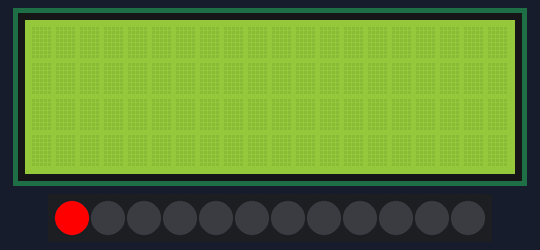
Simulated run of this program. Board: ESP32 board running MicroPython. Shown: 20×4 character LCD, 12 RGB LEDs in strip order, left to right. Library files of the repository ran but are not shown: lcd_api.py; what the program prints to the serial console is not drawn.

Above: at 0.1 s.

The program:

testfil.py
```python
import machine, neopixel
import time
import math
from machine import Pin
from machine import PWM
from time import sleep_ms,sleep
from gpio_lcd import GpioLcd
lcd = GpioLcd(rs_pin=Pin(27), enable_pin=Pin(25), # Definerer vores LCD så den kan bruges.
                d4_pin=Pin(33), d5_pin=Pin(32),
                  d6_pin=Pin(21), d7_pin=Pin(22),
                    num_lines=4, num_columns=20)

def hex_til_rgb(hex_farve): # Funktion for at omstille HEX til RGB farvekode.
    hex_farve = hex_farve.strip('#')
    rgb_liste = []
    for i in range(0, 6, 2):
        rgb_liste.append(int(hex_farve[i:i + 2], 16))
    return tuple(rgb_liste)

# number of pixels
n = 12
# strip control gpio
p = 26
np = neopixel.NeoPixel(machine.Pin(p), n)
# set single pixel (1st pixel = index [0]) to red color
np[0] = (255, 0, 0)
np.write()
time.sleep(1)


def px012(r, g , b): # definition at tænde lamper 8-11
    for i in range(0,12):
        np[i] = (r, g , b)
        np.write()

def procent(slider, r , g , b):
    procentR = float(slider) * int(r)
    procentG = float(slider) * int(g)
    procentB = float(slider) * int(b)
    procentR = math.floor(procentR)
    procentG = math.floor(procentG)
    procentB = math.floor(procentB)
    print(procentR,procentG,procentB)

while True:
    procent(0.8, 100 , 220 , 110)
    sleep_ms(500)
```

gpio_lcd.py
```python
"""Implements a HD44780 character LCD connected via ESP32 GPIO pins."""

from lcd_api import LcdApi
from machine import Pin
from utime import sleep_ms, sleep_us


class GpioLcd(LcdApi):
    """Implements a HD44780 character LCD connected via ESP32 GPIO pins."""

    def __init__(self, rs_pin, enable_pin, d0_pin=None, d1_pin=None,
                 d2_pin=None, d3_pin=None, d4_pin=None, d5_pin=None,
                 d6_pin=None, d7_pin=None, rw_pin=None, backlight_pin=None,
                 num_lines=2, num_columns=16):
        """Constructs the GpioLcd object. All of the arguments must be machine.Pin
        objects which describe which pin the given line from the LCD is
        connected to.
        When used in 4-bit mode, only D4, D5, D6, and D7 are physically
        connected to the LCD panel. This function allows you call it like
        GpioLcd(rs, enable, D4, D5, D6, D7) and it will interpret that as
        if you had actually called:
        GpioLcd(rs, enable, d4=D4, d5=D5, d6=D6, d7=D7)
        The enable 8-bit mode, you need pass d0 through d7.
        The rw pin isn't used by this library, but if you specify it, then
        it will be set low.
        """
        self.rs_pin = rs_pin
        self.enable_pin = enable_pin
        self.rw_pin = rw_pin
        self.backlight_pin = backlight_pin
        self._4bit = True
        if d4_pin and d5_pin and d6_pin and d7_pin:
            self.d0_pin = d0_pin
            self.d1_pin = d1_pin
            self.d2_pin = d2_pin
            self.d3_pin = d3_pin
            self.d4_pin = d4_pin
            self.d5_pin = d5_pin
            self.d6_pin = d6_pin
            self.d7_pin = d7_pin
            if self.d0_pin and self.d1_pin and self.d2_pin and self.d3_pin:
                self._4bit = False
        else:
            # This is really 4-bit mode, and the 4 data pins were just
            # passed as the first 4 arguments, so we switch things around.
            self.d0_pin = None
            self.d1_pin = None
            self.d2_pin = None
            self.d3_pin = None
            self.d4_pin = d0_pin
            self.d5_pin = d1_pin
            self.d6_pin = d2_pin
            self.d7_pin = d3_pin
        self.rs_pin.init(Pin.OUT)
        self.rs_pin.value(0)
        if self.rw_pin:
            self.rw_pin.init(Pin.OUT)
            self.rw_pin.value(0)
        self.enable_pin.init(Pin.OUT)
        self.enable_pin.value(0)
        self.d4_pin.init(Pin.OUT)
        self.d5_pin.init(Pin.OUT)
        self.d6_pin.init(Pin.OUT)
        self.d7_pin.init(Pin.OUT)
        self.d4_pin.value(0)
        self.d5_pin.value(0)
        self.d6_pin.value(0)
        self.d7_pin.value(0)
        if not self._4bit:
            self.d0_pin.init(Pin.OUT)
            self.d1_pin.init(Pin.OUT)
            self.d2_pin.init(Pin.OUT)
            self.d3_pin.init(Pin.OUT)
            self.d0_pin.value(0)
            self.d1_pin.value(0)
            self.d2_pin.value(0)
            self.d3_pin.value(0)
        if self.backlight_pin is not None:
            self.backlight_pin.init(Pin.OUT)
            self.backlight_pin.value(0)

        # See about splitting this into begin

        sleep_ms(20)   # Allow LCD time to powerup
        # Send reset 3 times
        self.hal_write_init_nibble(self.LCD_FUNCTION_RESET)
        sleep_ms(5)    # need to delay at least 4.1 msec
        self.hal_write_init_nibble(self.LCD_FUNCTION_RESET)
        sleep_ms(1)
        self.hal_write_init_nibble(self.LCD_FUNCTION_RESET)
        sleep_ms(1)
        cmd = self.LCD_FUNCTION
        if not self._4bit:
            cmd |= self.LCD_FUNCTION_8BIT
        self.hal_write_init_nibble(cmd)
        sleep_ms(1)
        LcdApi.__init__(self, num_lines, num_columns)
        if num_lines > 1:
            cmd |= self.LCD_FUNCTION_2LINES
        self.hal_write_command(cmd)

    def hal_pulse_enable(self):
        """Pulse the enable line high, and then low again."""
        self.enable_pin.value(0)
        sleep_us(1)
        self.enable_pin.value(1)
        sleep_us(1)       # Enable pulse needs to be > 450 nsec
        self.enable_pin.value(0)
        sleep_us(100)     # Commands need > 37us to settle

    def hal_write_init_nibble(self, nibble):
        """Writes an initialization nibble to the LCD.
        This particular function is only used during initialization.
        """
        self.hal_write_4bits(nibble >> 4)

    def hal_backlight_on(self):
        """Allows the hal layer to turn the backlight on."""
        if self.backlight_pin:
            self.backlight_pin.value(1)

    def hal_backlight_off(self):
        """Allows the hal layer to turn the backlight off."""
        if self.backlight_pin:
            self.backlight_pin.value(0)

    def hal_write_command(self, cmd):
        """Writes a command to the LCD.
        Data is latched on the falling edge of E.
        """
        self.rs_pin.value(0)
        self.hal_write_8bits(cmd)
        if cmd <= 3:
            # The home and clear commands require a worst
            # case delay of 4.1 msec
            sleep_ms(5)

    def hal_write_data(self, data):
        """Write data to the LCD."""
        self.rs_pin.value(1)
        self.hal_write_8bits(data)

    def hal_write_8bits(self, value):
        """Writes 8 bits of data to the LCD."""
        if self.rw_pin:
            self.rw_pin.value(0)
        if self._4bit:
            self.hal_write_4bits(value >> 4)
            self.hal_write_4bits(value)
        else:
            self.d3_pin.value(value & 0x08)
            self.d2_pin.value(value & 0x04)
            self.d1_pin.value(value & 0x02)
            self.d0_pin.value(value & 0x01)
            self.hal_write_4bits(value >> 4)

    def hal_write_4bits(self, nibble):
        """Writes 4 bits of data to the LCD."""
        self.d7_pin.value(nibble & 0x08)
        self.d6_pin.value(nibble & 0x04)
        self.d5_pin.value(nibble & 0x02)
        self.d4_pin.value(nibble & 0x01)
        self.hal_pulse_enable()
```
